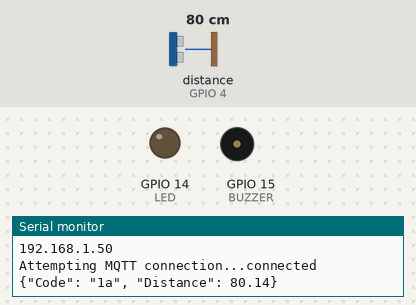
Recording of a sketch running on a simulated ESP8266 (NodeMCU). On the bench: output pins drawn as LEDs (lit = HIGH), buzzer (waves = sounding), the last lines printed to the serial monitor. Wiring (inferred from the names in the program): ultrasonic range finder: trigger GPIO 5; echo GPIO 4. The test bench sets the inputs (shaded band); at power-on: distance to the obstacle (sensor on GPIO 4) 80 cm. The echo pulse lasts 58.3 µs per cm; WiFi joins after 1.5 s; servers stay silent unless stated; random numbers use the default seed unless the sketch sets one; no MQTT or app messages arrive unless stated; pins used as bus, display or sensor lines are not drawn.

Above: at 2.8 s.
2.9 s: distance to the obstacle (sensor on GPIO 4) set to 13 cm
5.6 s: distance to the obstacle (sensor on GPIO 4) set to 10 cm
At 6.3 s:
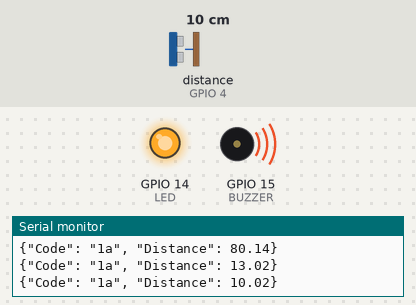
8.3 s: distance to the obstacle (sensor on GPIO 4) set to 18 cm
At 10.7 s:
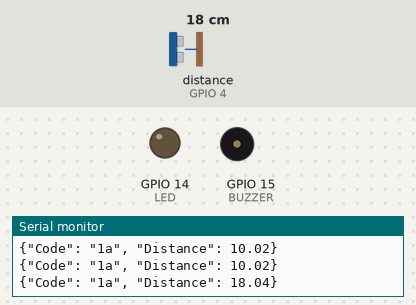
11.1 s: distance to the obstacle (sensor on GPIO 4) set to 2 cm
At 12.3 s:
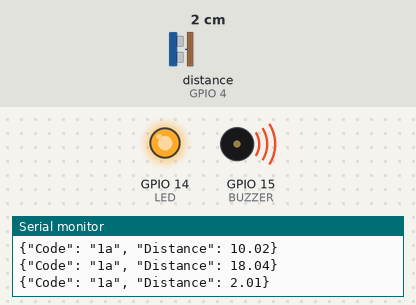
Timing chart, 0 to 14.1 s (numbered marks = the images above; inputs shaded):
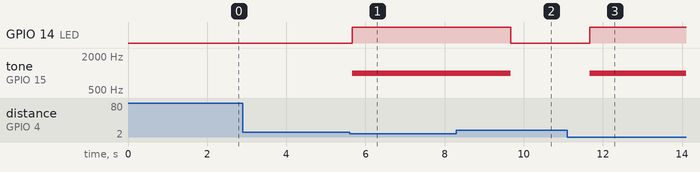

Measured:
- the behaviour switches between 12 and 11 cm on distance to the obstacle (sensor on GPIO 4) (found by bisection; images 0 and 1)
- after the input at 5.6 s, GPIO 14 (LED): LOW → HIGH after 0.06 s; tone on GPIO 15 (BUZZER): silent → 1000 Hz after 0.06 s
- after the input at 8.3 s, GPIO 14 (LED): HIGH → LOW after 1.4 s; tone on GPIO 15 (BUZZER): 1000 Hz → silent after 1.4 s
- after the input at 11.1 s, GPIO 14 (LED): LOW → HIGH after 0.57 s; tone on GPIO 15 (BUZZER): silent → 1000 Hz after 0.57 s

The sketch:

flood_detection.ino
```cpp
//NodeMCU ESP8266 board library
#include <ESP8266WiFi.h>

//MQTT library
#include <PubSubClient.h>

/*
  This pin is used for HC-SR05 Ultrasonic sensor.
  The sensor will get water level value from dainage system,
  by measure the distance between water level and sensor.
*/
#define TRIGGER_PIN   5  //Port D1 in NodeMCU board
#define ECHO_PIN      4  //Port D2 in NodeMCU board

/*
  This pin is used for actuator, buzzer and LED.
  The actuator will active when the distance treshold is achieve.
  It means the water level is overflow and flood disaster is coming.
*/
#define BUZZER        15 //Port D8 in NodeMCU board
#define LED           14 //Port D7 in NodeMCU board

const char* ssid = "Hostspot Name"; //setup your ssid from wifi hotspot
const char* password = "Hostspot Password"; //setup your password from wifi hotspot
const char* mqtt_server = "MQTT Server Url"; //setup your cloud server url with installed Mosquito MQTT server

String codeSns = "1a"; //sensor code for tagging location in platform

//variable to construct mqtt payload message from sensing data
long lastMsg = 0;
char msg[50];
int value = 0;

/*
  This device using WiFi for connect to cloud server via internet.
  The actuator will active when the distance treshold is achieve.
*/
WiFiClient espClient;
PubSubClient client(espClient);

void setup_wifi() {
  delay(100);
  Serial.print("Connecting to ");
  Serial.println(ssid);
  WiFi.begin(ssid, password);
  while (WiFi.status() != WL_CONNECTED)
  {
    delay(500);
    Serial.print(".");
  }
  randomSeed(micros());
  Serial.println("");
  Serial.println("WiFi connected");
  Serial.println("IP address: ");
  Serial.println(WiFi.localIP());
}

void reconnect() {
  while (!client.connected())
  {
    Serial.print("Attempting MQTT connection...");
    String clientId = "SNS1A";
    clientId += String(random(0xffff), HEX);
    //if you MQTT broker has clientID, username, and password
    //please change following line to "if (client.connect(clientId,userName,passWord))""
    if (client.connect(clientId.c_str()))
    {
      Serial.println("connected");
      client.subscribe("flood");
    } else {
      Serial.print("failed, rc=");
      Serial.print(client.state());
      Serial.println(" try again in 5 seconds");
      delay(6000);
    }
  }
}

void setup() {
  Serial.begin (115200);
  setup_wifi();
  client.setServer(mqtt_server, 1883);
  pinMode(TRIGGER_PIN, OUTPUT);
  pinMode(ECHO_PIN, INPUT);
  pinMode(BUZZER, OUTPUT);
  pinMode(LED, OUTPUT);

  digitalWrite(LED, LOW);
}

void loop() {

  /*
    Ultrasonic sensor will active sensing and check the water level distance.
    All data is save in variable before store to cloud server.
  */
  double duration, distance;

  digitalWrite(TRIGGER_PIN, LOW);
  delayMicroseconds(2);
  digitalWrite(TRIGGER_PIN, HIGH);
  delayMicroseconds(10);
  digitalWrite(TRIGGER_PIN, LOW);

  duration = pulseIn(ECHO_PIN, HIGH);
  distance = (duration/2) / 29.1;

  //check water level distance, when treshold value achieve, actuator will be active
  if (distance <= 12) {
     tone(BUZZER, 1000); //buzzer active
     digitalWrite(LED, HIGH); //led active
   } else {
     noTone(BUZZER); //buzzer deactive
     digitalWrite(LED, LOW); //led deactive
   }

  if (!client.connected()) {
    reconnect();
  }

  /*
    The mqtt payload message will be contruct as JSON type.
    The data that send to the server is sensor code and water level distance.
  */
  client.loop();
  String msg="{\"Code\": \"";
  msg= msg+ codeSns;
  msg = msg+"\", \"Distance\": ";
  msg=msg+ distance ;
  msg=msg+"}";
  char message[65];
  msg.toCharArray(message,65);
  Serial.println(message);
  delay(2000);
  //default topic is "flood", you can change with your own topic
  client.publish("flood", message);
}
```
